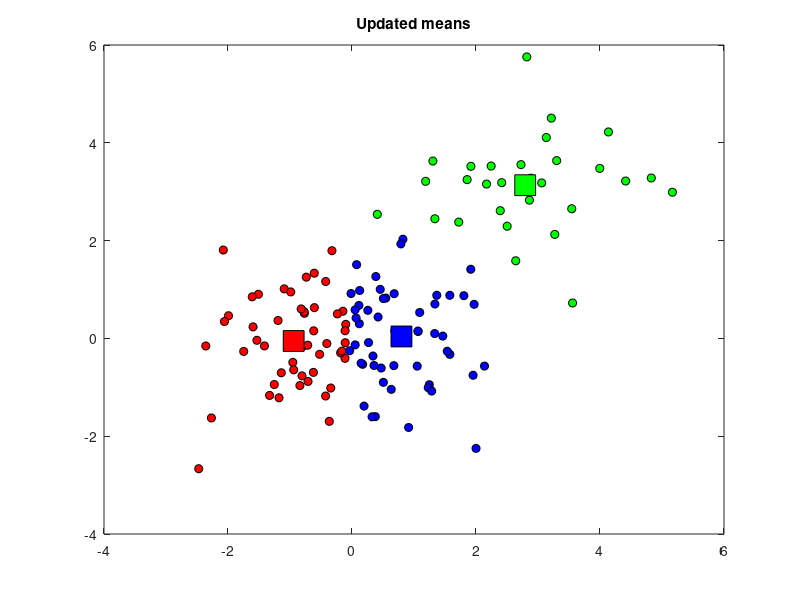

MATLAB code for this plot:
%{

%}

clc; close all; clear all;

% Generate some data
N1 = 100; N2 = 30; % Class sizes
X = [randn(N1,2);randn(N2,2)+3];

% Plot the data
figure(1);hold off
plot(X(:,1),X(:,2),'ko');

%Randomly initialise the means

K = 3; % The number of clusters
cluster_means = rand(K,2)*10-5;

% Iteratively update the means and assignments

converged = 0;
N = size(X,1);
cluster_assignments = zeros(N,K);
di = zeros(N,K);
cols = {'r','g','b'};
while ~converged
    for k = 1:K
        di(:,k) = sum((X - repmat(cluster_means(k,:),N,1)).^2,2);
    end
    old_assignments = cluster_assignments;
    cluster_assignments = (di == repmat(min(di,[],2),1,K));
    if sum(sum(old_assignments~=cluster_assignments))==0
        converged = 1;
    end
    % Plot the assigned data
    figure(1); hold off
    for k = 1:K
        plot(X(cluster_assignments(:,k),1),X(cluster_assignments(:,k),2),...
            'ko','markerfacecolor',cols{k});
        hold on
    end
    title('Updated assignments');
    % Update means
    for k = 1:K
        if sum(cluster_assignments(:,k))==0
            % This cluster is empty, randomise it
            cluster_means(k,:) = rand(1,2)*10-5;
        else
            cluster_means(k,:) = mean(X(cluster_assignments(:,k),:),1);
        end
    end
    % Plot the means
    figure(1)
    for k = 1:K
        plot(cluster_means(k,1),cluster_means(k,2),'ks','markersize',15,...
            'markerfacecolor',cols{k});
    end
    title('Updated means');
    pause
end